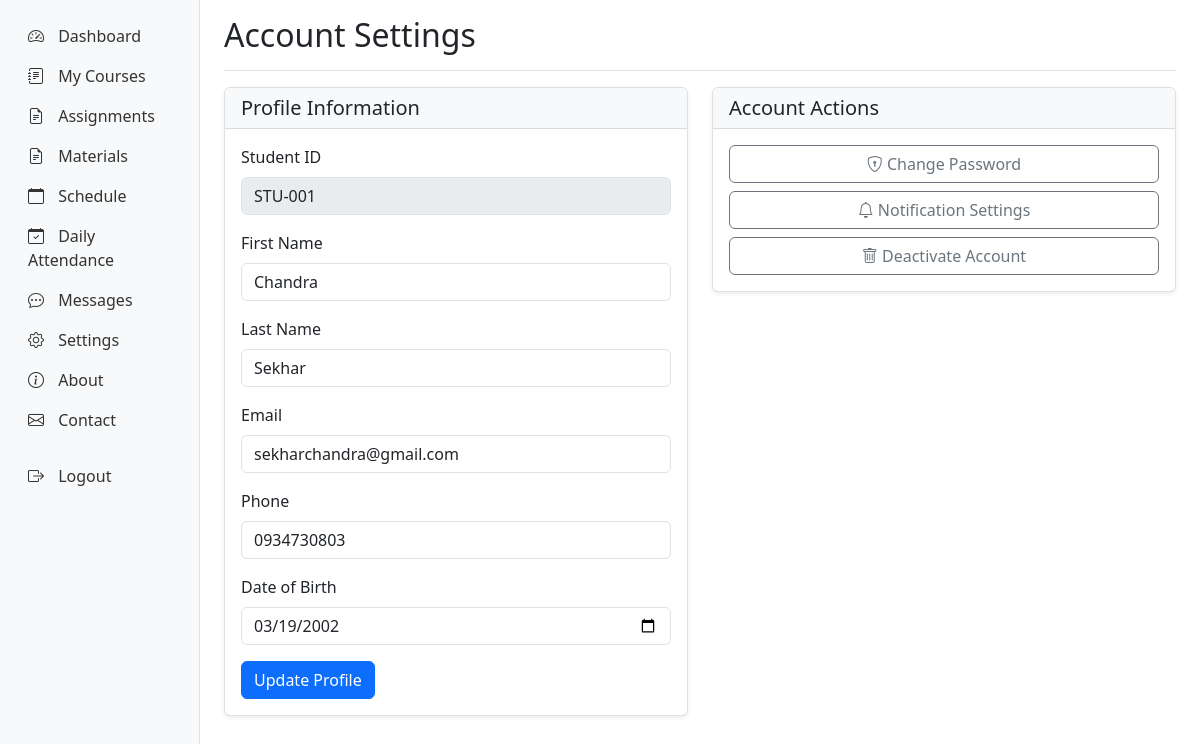
/students/settings/ (signed in), run on the app's committed database.
### students/models.py (models this page shows, shortened)
class Student(models.Model):
    user = models.OneToOneField(User, on_delete=models.CASCADE, null=True, blank=True)
    student_id = models.CharField(max_length=20, unique=True)
    first_name = models.CharField(max_length=50)
    last_name = models.CharField(max_length=50)
    email = models.EmailField()
    phone = models.CharField(max_length=15, blank=True)
    date_of_birth = models.DateField(blank=True, null=True)
    profile_picture = models.ImageField(upload_to='student_profiles/', blank=True, null=True)
    enrollment_date = models.DateField(auto_now_add=True)
    is_active = models.BooleanField(default=True)
    created_at = models.DateTimeField(auto_now_add=True)
    updated_at = models.DateTimeField(auto_now=True)

### students/views.py (the view, shortened to what this page needs)
# urls.py: path('settings/', views.settings, name='settings'),
@login_required
def settings(request):
    try:
        student = request.user.student
    except Student.DoesNotExist:
        messages.error(request, 'Student profile not found.')
        return redirect('students:dashboard')
    context = {
        'student': student,
    }
    return render(request, 'students/settings.html', context)

### templates/students/settings.html (shortened to what this page needs)
{% extends 'base.html' %}
{% block content %}
<div class="container-fluid">
    <div class="row">
        {% include 'students/sidebar.html' %}
        <main class="col-md-9 ms-sm-auto col-lg-10 px-md-4">
            <div class="d-flex justify-content-between flex-wrap flex-md-nowrap align-items-center pt-3 pb-2 mb-3 border-bottom">
                <h1 class="h2">Account Settings</h1>
            </div>
            <div class="row">
                <div class="col-12 col-md-8 col-lg-6">
                    <div class="card">
                        <div class="card-header">
                            <h5 class="card-title mb-0">Profile Information</h5>
                        </div>
                        <div class="card-body">
                            <form method="post">
                                <div class="mb-3">
                                    <label for="student_id" class="form-label">Student ID</label>
                                    <input type="text" class="form-control" id="student_id" value="{{ student.student_id }}" disabled>
                                </div>
                                <div class="mb-3">
                                    <label for="first_name" class="form-label">First Name</label>
                                    <input type="text" class="form-control" id="first_name" name="first_name" value="{{ student.first_name }}" required>
                                </div>
                                <div class="mb-3">
                                    <label for="last_name" class="form-label">Last Name</label>
                                    <input type="text" class="form-control" id="last_name" name="last_name" value="{{ student.last_name }}" required>
                                </div>
                                <div class="mb-3">
                                    <label for="email" class="form-label">Email</label>
                                    <input type="email" class="form-control" id="email" name="email" value="{{ student.email }}" required>
                                </div>
                                <div class="mb-3">
                                    <label for="phone" class="form-label">Phone</label>
                                    <input type="text" class="form-control" id="phone" name="phone" value="{{ student.phone }}">
                                </div>
                                <div class="mb-3">
                                    <label for="date_of_birth" class="form-label">Date of Birth</label>
                                    <input type="date" class="form-control" id="date_of_birth" name="date_of_birth" value="{{ student.date_of_birth|date:'Y-m-d' }}">
                                </div>
                                <button type="submit" class="btn btn-primary">Update Profile</button>
                            </form>
                        </div>
                    </div>
                </div>
                <div class="col-12 col-md-4 col-lg-6">
                    <div class="card">
                        <div class="card-header">
                            <h5 class="card-title mb-0">Account Actions</h5>
                        </div>
                        <div class="card-body">
                            <div class="d-grid gap-2">
                                <button class="btn btn-outline-secondary" type="button">
                                    <i class="bi bi-shield-lock"></i> Change Password
                                </button>
                                <button class="btn btn-outline-secondary" type="button">
                                    <i class="bi bi-bell"></i> Notification Settings
                                </button>
                                <button class="btn btn-outline-secondary" type="button">
                                    <i class="bi bi-trash"></i> Deactivate Account
                                </button>
                            </div>
                        </div>
                    </div>
                </div>
            </div>
        </main>
    </div>
</div>
{% endblock %}

### static/css/style.css (style rules this page uses)
.card { box-shadow: 0 0.125rem 0.25rem rgba(0, 0, 0, 0.075); border: 1px solid rgba(0, 0, 0, 0.125); }
.card-header { background-color: #f8f9fa; border-bottom: 1px solid rgba(0, 0, 0, 0.125); }

### data on the page
Student: student_id "STU-001", first_name "Chandra", last_name "Sekhar", email "sekharchandra@gmail.com", phone "0934730803", date_of_birth "03/19/2002"
